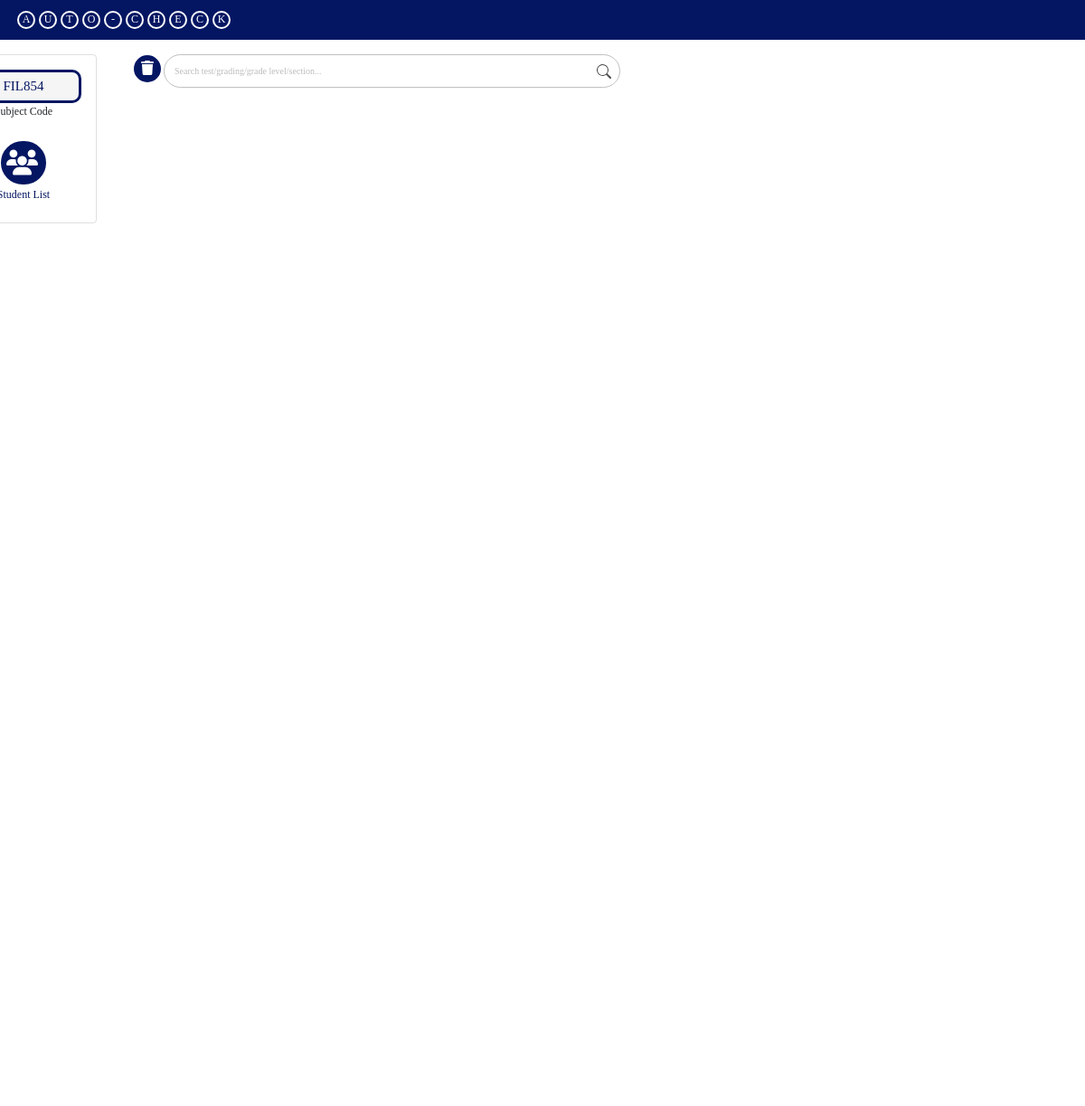
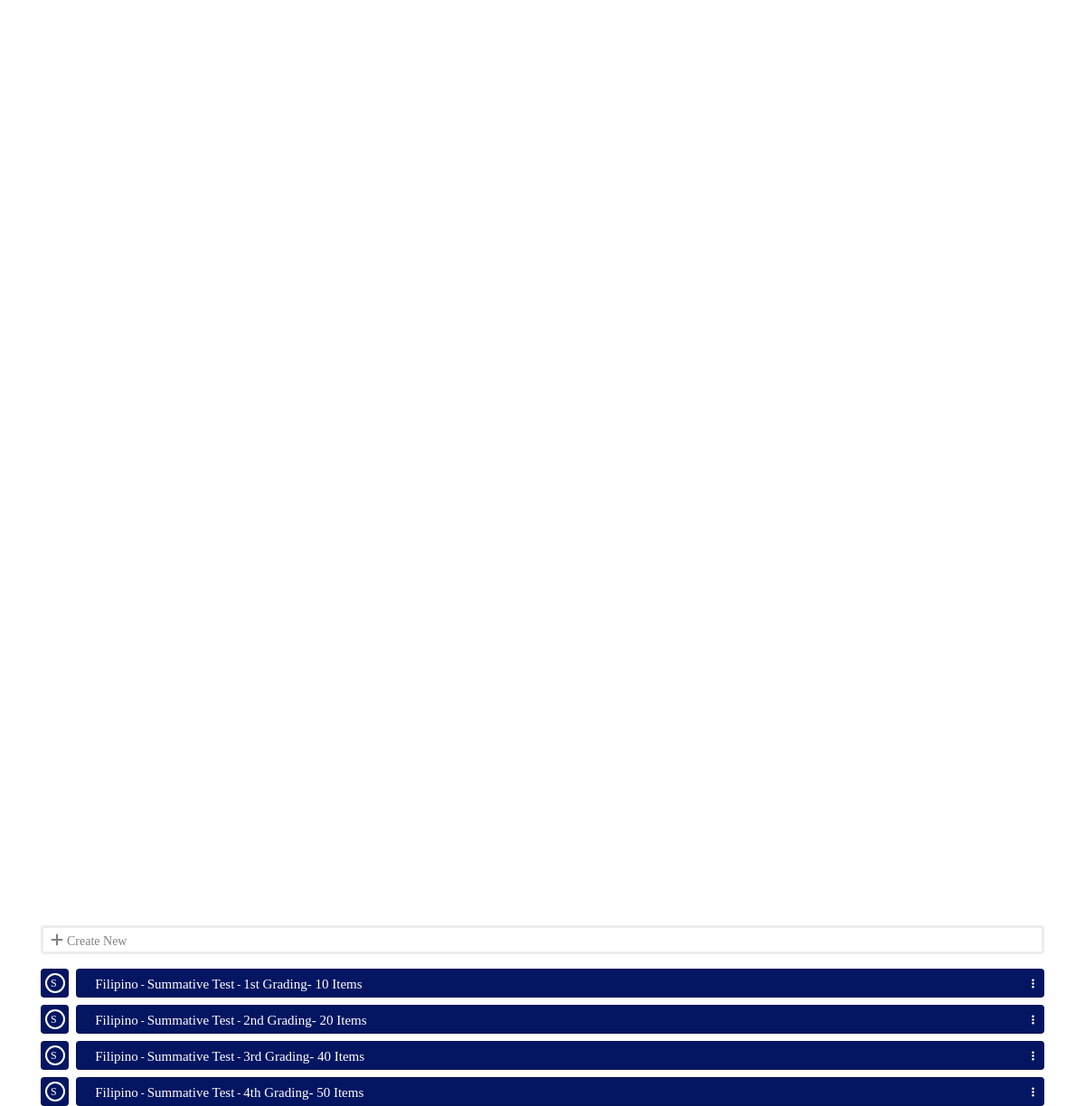
The app's page /tests.php?i=15 with its own data (2 pictures, top to bottom).
### tables this page shows
CREATE TABLE `tbl_class` (
  `id` int(11) NOT NULL,
  `teacher_id` int(11) NOT NULL,
  `subject` varchar(255) NOT NULL,
  `grade_level` varchar(255) NOT NULL,
  `section` varchar(255) NOT NULL,
  `subject_code` varchar(255) NOT NULL,
  `status` varchar(255) NOT NULL,
  `created_at` datetime NOT NULL DEFAULT CURRENT_TIMESTAMP
);

CREATE TABLE `tbl_test` (
  `id` int(11) NOT NULL,
  `class_id` int(11) NOT NULL,
  `grading` varchar(255) NOT NULL,
  `item_no` varchar(255) NOT NULL,
  `type` varchar(255) NOT NULL,
  `status` varchar(255) NOT NULL,
  `created_at` datetime NOT NULL DEFAULT CURRENT_TIMESTAMP,
  `test_id` int(11) DEFAULT NULL
);

### tests.php (the view, shortened to what this page needs)
<?php
include 'header.php';
include 'config.php';
	$pdo_statement = $pdo->prepare("SELECT * FROM tbl_teacher WHERE username = '".$_SESSION['username']."'");
	$pdo_statement->execute();
	$result = $pdo_statement->fetchAll();
  foreach($result as $row) {
  $id = $row['id'];
  $subject = $row['subject'];
  $teacher_name = $row['firstname'].' '.$row['lastname'];
  }
?>
<body>
    <?php
    include 'navbar.php';
    $pdo_statement = $pdo->prepare("SELECT * FROM tbl_class WHERE id=".$_GET['i']." ");
    $pdo_statement->execute();
    $result = $pdo_statement->fetchAll();
    foreach($result as $row) {
      $subject_code = $row['subject_code'];
      $subject = $row['subject'];
      }
    ?>
    <div class="container mt-3 fader">
            <div class="card card2 bg-transparent float-left p-3 bg-dark" style="margin-left:-100px; margin-bottom:2000px;">
            <div class="card card-design1 p-1" style="width:8rem;">
                    <span class="text-center"><?php echo $row['subject_code'];?></span>
                </div>
                    <span class="text-center mb-4" style="font-size:12px;">Subject Code</span>
                   <a href="student-list.php?i=<?php echo $_GET['i'];?>" title="View Student List" type="button" class="border-0 bg-white"><div class="m-auto" style="background-color:#041662;border-radius:50px; width:50px; border:2px solid #041662;">
                    <i class="fas fa-users h3 pl-1 mt-2 text-white"></i></div>
                    <h6 class="text-center mt-1" style="font-size:12px !important; color:#041662 !important;">Student List</h6></a></button>
            </div>
            <div class="form-to" style="margin-left:100px;">
            <button onclick="location.href='test-archive.php?i=<?php echo $_GET['i'];?>';" class="fader add-btn float-left mt-1" title="Archived tests" style="margin-left:3px !important; margin-right:3px;"><i class="fas fa-trash"></i></button>
            <form action="function.php?search-tests&i=<?php echo $_GET['i'];?>" method="POST" class="form-1 mt-1" style="border:1px solid silver;">
            <input type="search" name="test" style=" font-size:10px !important; width:40rem;" placeholder="Search test/grading/grade level/section...">
            <button type="submit">Search</button>
            </form>
          </div>
        </div>
        <div class="container fader d-flex">
    <div type="button" onclick="location.href='create-test.php?i=<?php echo $_GET['i'];?>';" class="card card-btn p-1 text-white w-100 mb-2" style="height:32px; border:3px solid #ebeced;">
    <h6><i class="fas fa-plus ml-1"></i> <span style="font-size:14px;">Create New</span> </h6>
    </div>
    </div>
    <?php
       if(!isset($_GET['t']))
       {
        $pdo_statement = $pdo->prepare("SELECT *, t.id as id FROM tbl_test as t LEFT JOIN tbl_class as c ON t.class_id = c.id WHERE c.id=".$_GET['i']." and t.status='Active' ");
        $pdo_statement->execute();
        $result = $pdo_statement->fetchAll();
       }
  	if(!empty($result)) {
      foreach($result as $row) {
        if($row['type']!='Summative Test'){
          $letter_code = 'Q';
        }
        else{
          $letter_code = 'S';
        }
        echo '
        <div class="container fader d-flex mt-2">
        <div class="card p-1 text-white" style="background-color:#041662; height:32px;">
            <span class="pl-1" style="border-radius:25px; font-size:12px;width:22px; border:2px solid white !important;">'.$letter_code.'</span>
        </div>
        <div class="card p-1 ml-2 text-white w-100" style=" background-color:#041662; height:32px;">
        <h6 style="font-size:14px; margin-top:3px; font-size:12px;"><div type="button" onClick=\'location.href="test-activity.php?i='.$row['id'].'&t='.$_GET['i'].'"\'><span class="ml-3" >'.$row['subject'].'</span> - <span>'.$row['type'].'</span> - <span>'.$row['grading'].'- <span>'.$row['item_no'].' Items</span></div>
         <div class="float-right" style="margin-top:-17px;">
            <button type="button" data-toggle="dropdown" class="bg-transparent text-white border-0" aria-haspopup="true" aria-expanded="false">
            <i class="fas fa-ellipsis-v" style="color:white !important;"></i>
        </button>
        <div class="dropdown-menu" style="font-size:12px;">
          <a class="dropdown-item" href="test-edit.php?id='.$row['id'].'&i='.$_GET['i'].'">Edit</a>
          <a class="dropdown-item" href="function.php?test-archive&id='.$row['id'].'&i='.$_GET['i'].'">Archive</a>
          <a class="dropdown-item" href="function.php?test-delete&id='.$row['id'].'&i='.$_GET['i'].'">Delete</a>
          </div>
        </div>
        </h6>
        </div>
        </div>
        ';
      }
    }
    ?>
</body>
</html>

### css/style.css (style rules this page uses)
html, body { height: 100%; font-family: font !important; }
.card-design1 { border: 3px solid #041662 !important; border-radius:10px !important; color:#041662; max-width:170px !important; background-color: rgba(243, 242, 242, 0.753) !important; }
.add-btn { background-color:#041662 !important; color:rgb(255, 255, 255) !important; border-radius:50px !important; border:2px solid #041662; margin-left:50px !important; margin-top:-1px !important; }
.form-1 { color: #555; display: flex; padding: 2px; border: 1px solid gray; border-radius: 25px; margin: 0 0 30px; max-width:950px; margin-left:100px; }
input[type="search"] { border: none; background: transparent; margin: 0; width:900px; padding: 7px 8px; font-size: 14px; color: inherit; border: 1px solid transparent; border-radius: inherit; }
input[type="search"]::placeholder { color: #bbb; }
.fa-ellipsis-v:nth-child(odd) { color:blue !important; }
.fader { animation: fadeIn 2s; -webkit-animation: fadeIn 2s; -moz-animation: fadeIn 2s; -o-animation: fadeIn 2s; -ms-animation: fadeIn 2s; }

### tests.php (style rules this page uses)
.form-1 { color: #555; display: flex; padding: 1 px; border: 1px solid gray; border-radius: 25px; margin: 0 0 30px; max-width:950px; }
input[type="search"] { border: none; background: transparent; margin: 0; width:900px; padding: 7px 8px; font-size: 14px; color: inherit; border: 1px solid transparent; border-radius: inherit; }
input[type="search"]::placeholder { color: #bbb; }
button[type="submit"] { text-indent: -999px; overflow: hidden; width: 40px; padding: 0; margin: 0; border: 1px solid transparent; border-radius: inherit; cursor: pointer; opacity: 0.7; }
.card-btn { color:gray !important; }
.fa-ellipsis-v:nth-child(odd) { color:blue !important; }
@media only screen and (min-width: 768px) { form { width:50% ; } }
@media only screen and (min-width: 768px) { span { font-size:15px; } }
.form-1 { margin-left:-1px !important; }
.add-btn { margin-top:1px !important; }

### records on screen
tbl_class: subject_code "FIL854"
tbl_test: type "S", class.subject "Filipino", type "Summative Test", grading "1st Grading", item_no "10"
tbl_test: type "S", class.subject "Filipino", type "Summative Test", grading "2nd Grading", item_no "20"
tbl_test: type "S", class.subject "Filipino", type "Summative Test", grading "3rd Grading", item_no "40"
tbl_test: type "S", class.subject "Filipino", type "Summative Test", grading "4th Grading", item_no "50"
